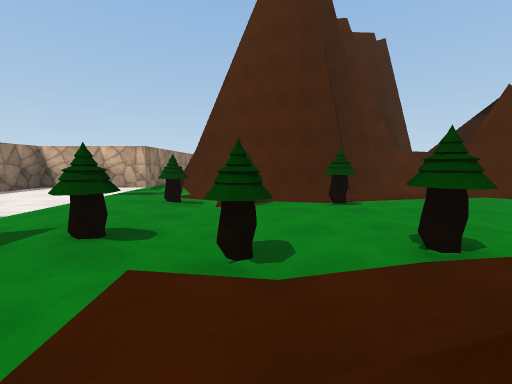
[1] (above)

23 first-person views from a walk through a 3-D level made in the Unity game engine. The camera is 1.5 m above the floor, tilts 6° down and sees 90° across. The floor is counted in squares, 1.8 m on a side. Each view is taken from the middle of a square. On the plan, view 1 faces up. The plan holds only what a view shows up to about 10 squares ahead; the rest is blank. The place goes on beyond the plan. The player is left out. Some surface patterns are stand-ins.

[2]
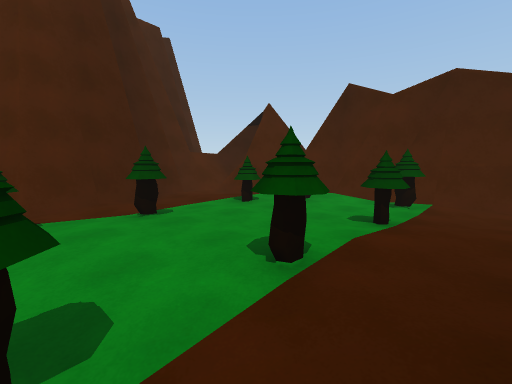

[3]
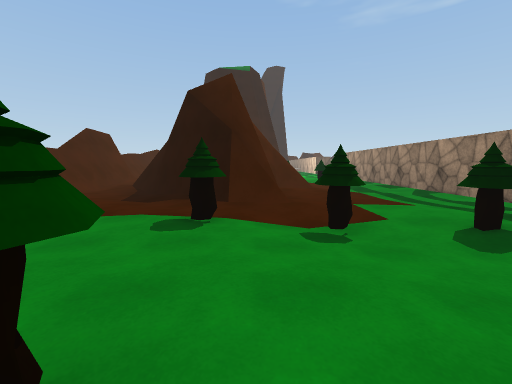

[4]
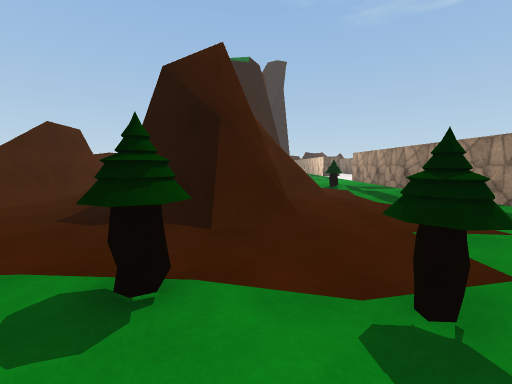

[5]
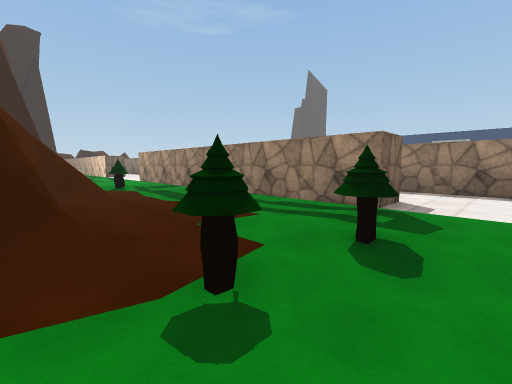

[6]
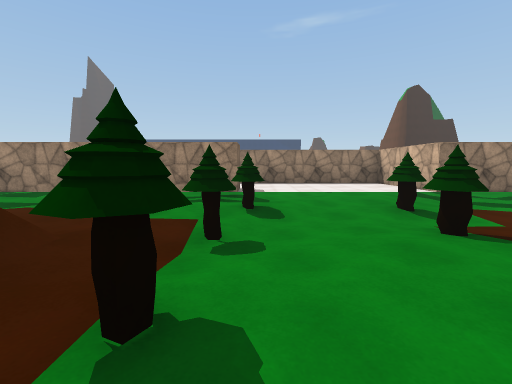

[7]
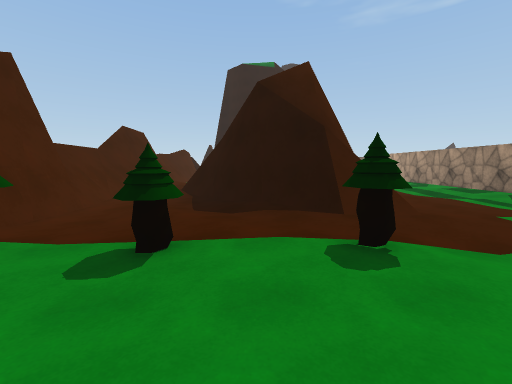

[8]
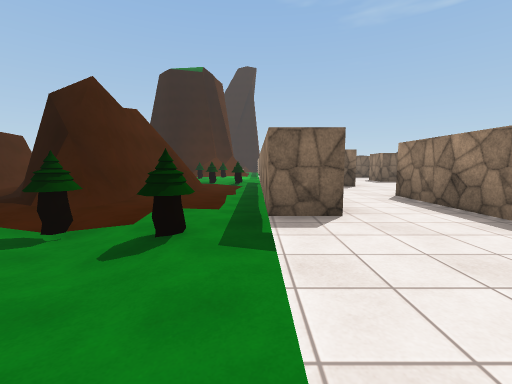

[9]
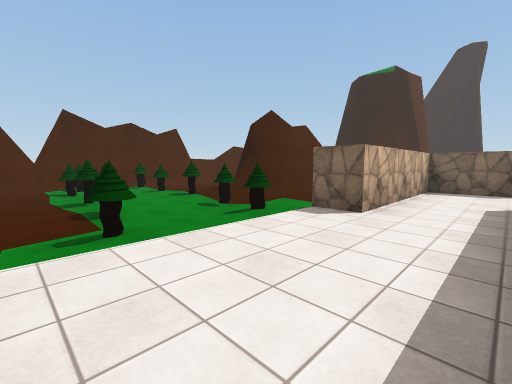

[10]
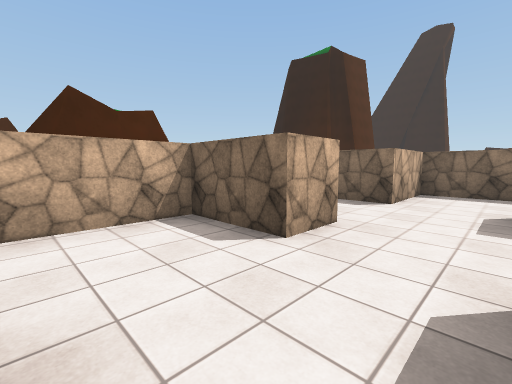

[11]
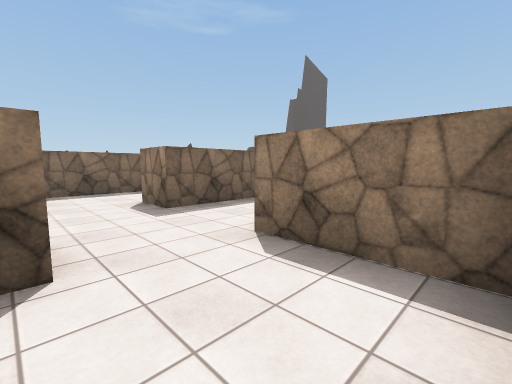

[12]
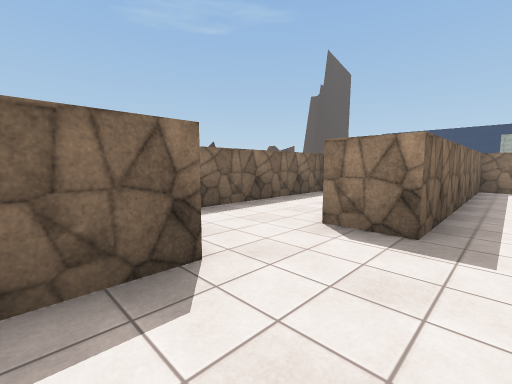

[13]
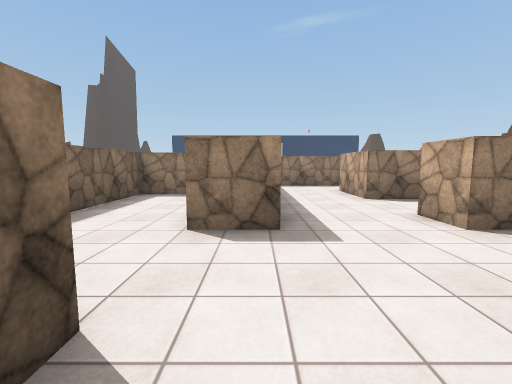

[14]
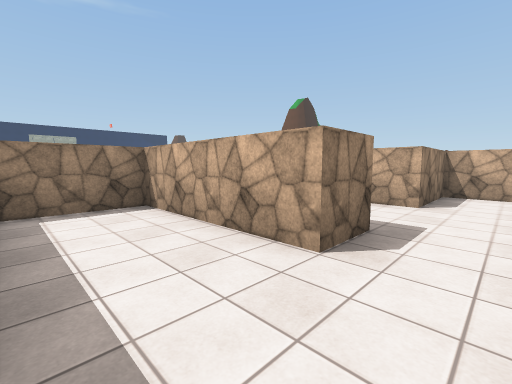

[15]
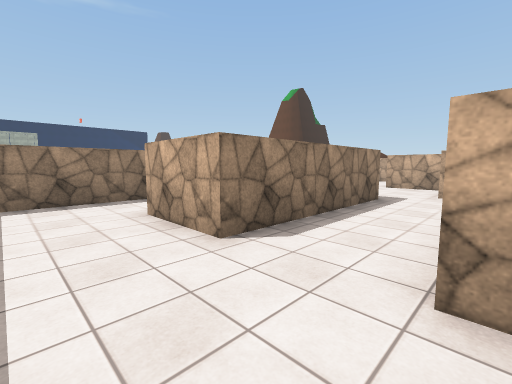

[16]
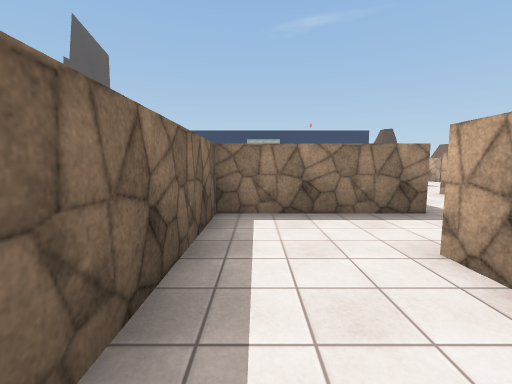

[17]
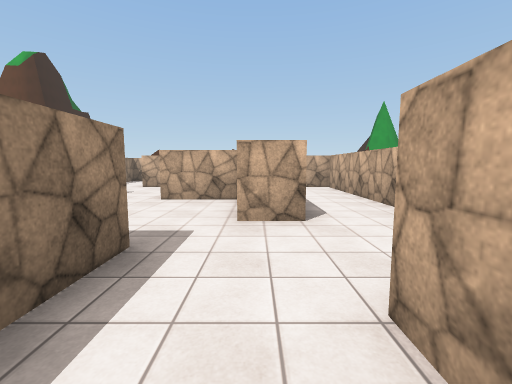

[18]
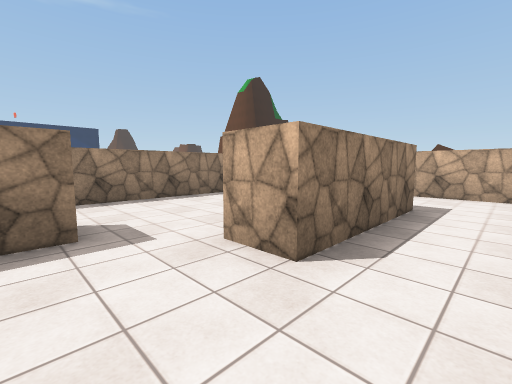

[19]
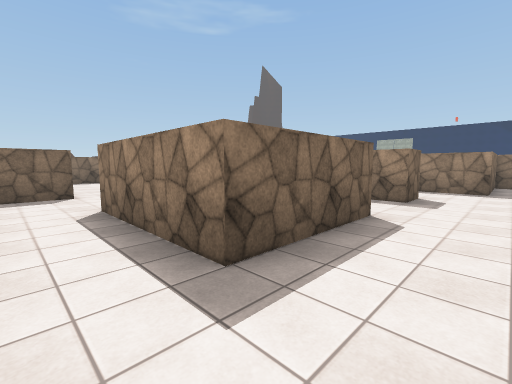

[20]
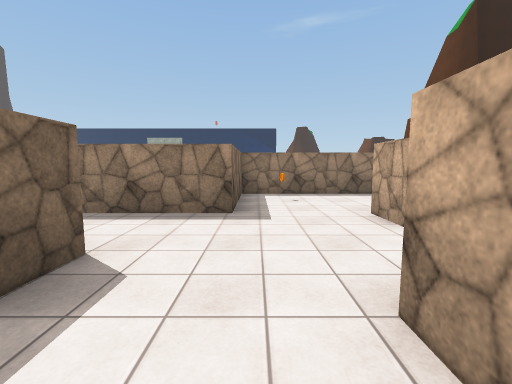

[21]
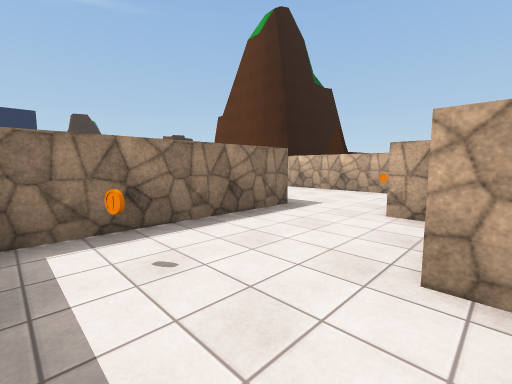

[22]
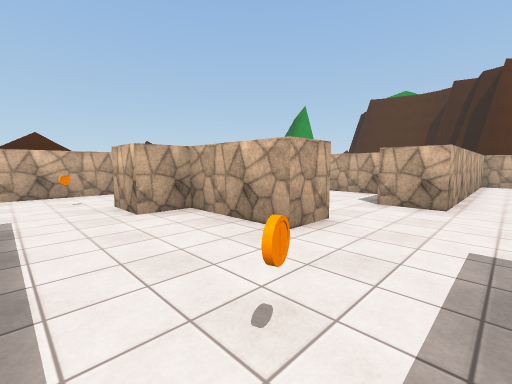

[23]
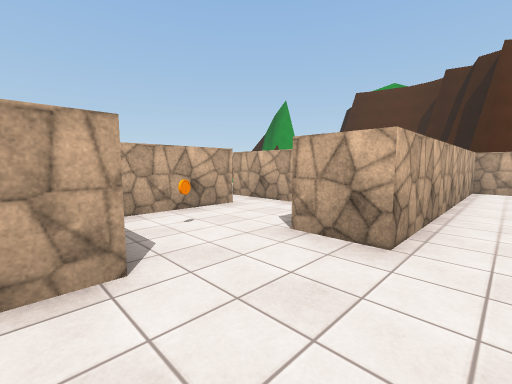

### Floor plan
Key: @ floor where view 1 was taken; # wall or solid block; . main floor; - floor 0.25 m lower than the main floor; _ floor 0.5 m lower than the main floor; / step, stairs or slope; = window, fence, low wall or low ledge; O other object.
Columns run from 23 left of view 1 to 7 right of it. Each row starts with its distance up from view 1.
 17 ######
 16  .....
 15  ...O#
 14   ...#####.#
 13   #...#....#
 12   #...#.O..#
 11   #...#..# #
 10   #.O....########    #
  9   #.............# .#/### #####
  8   ####..........####/_/###/--#
  7      #..#..###..#.../__//---/#
  6      #. #....#..#.../#_------##
  5         #....#..#.../-_#-#-#-##
  4         #....#..#...//_/------#
  3         #.......#.../#/_-----##
  2     .#     #....#..#---#/#-#--#
  1     ...    #..###..#----/-----#
  0       ..   #..#....#---@##/---#
 -1        #.  #..#....#----###---#
 -2        #..##..#....#-///# ##--#
 -3        #.........###-/==#  ##/#
 -4        #...........#-_=##    /#
 -5        ########....#--       /#
 -6           #####..###/#        #
 -7           #......#
 -8           #......#
 -9           ########

Where each view was taken, in squares from view 1:
view 1: 0 up, 0 right, facing up
view 2: 1 up, 0 right, facing up-right
view 3: 6 up, 1 right, facing down
view 4: 4 up, 1 right, facing down
view 5: 4 up, 1 right, facing down-left
view 6: 3 up, 3 right, facing left
view 7: 5 up, 3 right, facing down
view 8: 6 up, 3 left, facing down
view 9: 7 up, 6 left, facing down-right
view 10: 0 up, 8 left, facing down-right
view 11: 0 up, 6 left, facing down-left
view 12: 4 down, 5 left, facing down-left
view 13: 5 down, 5 left, facing left
view 14: 8 down, 7 left, facing up-left
view 15: 4 down, 9 left, facing up-left
view 16: 4 down, 11 left, facing left
view 17: 0 up, 10 left, facing up
view 18: 2 up, 8 left, facing up-left
view 19: 9 up, 8 left, facing down-left
view 20: 9 up, 13 left, facing left
view 21: 9 up, 17 left, facing up-left
view 22: 9 up, 20 left, facing up-right
view 23: 9 up, 17 left, facing up-right
